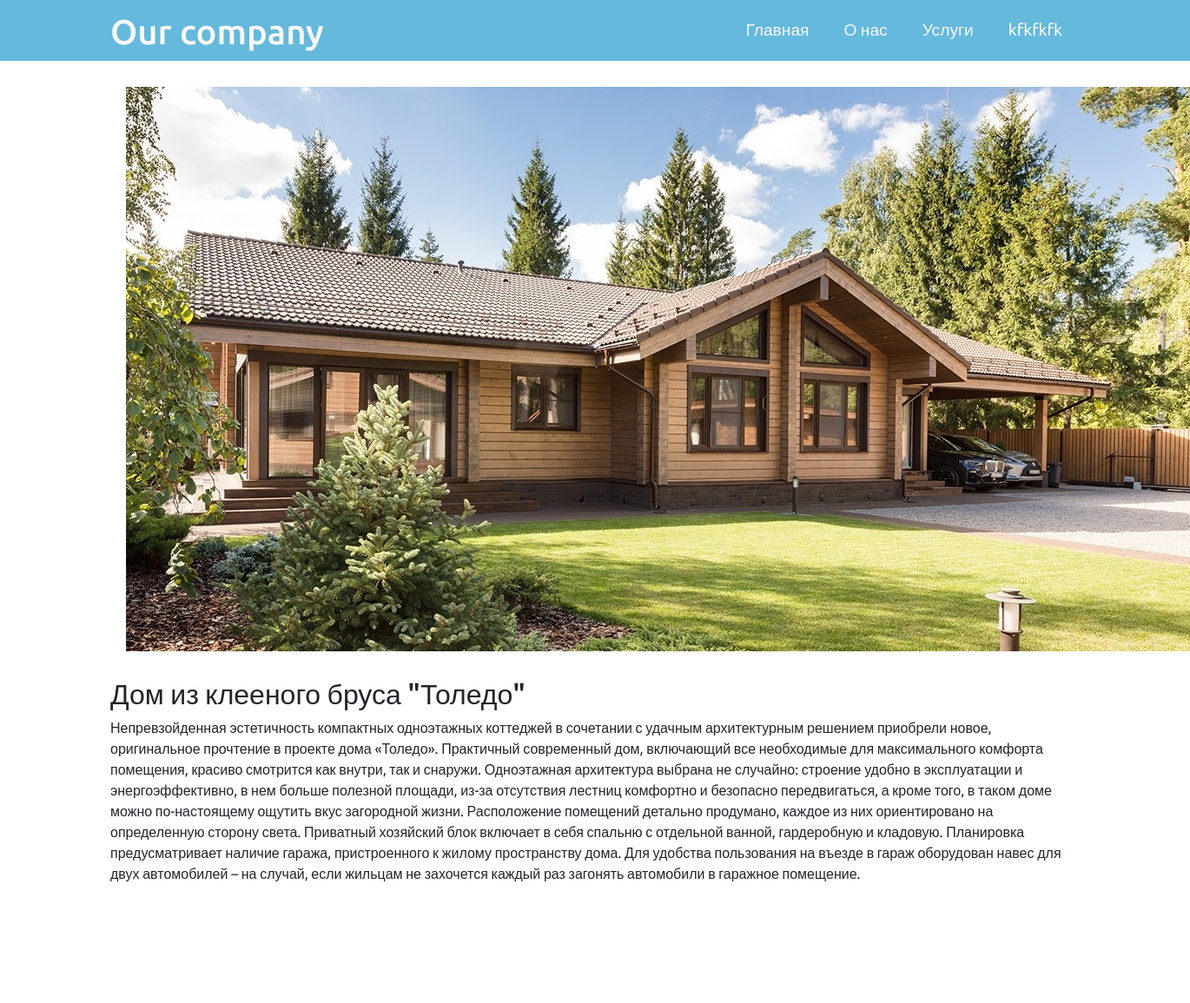
The app's page /singlePost.php?id=76 (signed in) with its own data.
### tables this page shows
CREATE TABLE `projects` (
  `Id` int NOT NULL,
  `projectName` varchar(255) NOT NULL,
  `text` varchar(8000) NOT NULL,
  `imageName` varchar(255) NOT NULL
);

### app/database/db.php (called while the page is built, shortened)
<?php
require'connect.php';
function dbCheckError($query){
    $errInfo = $query->errorInfo();
    return true;
}
function selectOne($table, $params =[]){
    global $pdo;
    $sql = "SELECT * FROM $table";
    if(!empty($params)){
        $i=0;
        foreach($params as $key => $value){
            if($i===0){
                $sql = $sql . " WHERE $key = $value";
            }
            else{
                $sql = $sql . " AND $key = $value";
            }
            $i++;
        }
    }
    $query = $pdo->prepare($sql);
    $query->execute();
    return $query->fetch();
}

### app/controllers/users.php (called while the page is built, shortened)
<?php
include ("app/database/db.php");
if ($_SERVER['REQUEST_METHOD'] === 'GET' && isset($_GET['id'])) {
    $post = selectOne('projects', ['Id' => $_GET['id']]);
    $name = $post['projectName'];
    $description = $post['text'];
    $photo = $post['imageName'];
}

### singlePost.php (the view, shortened to what this page needs)
<?php include 'app/controllers/users.php' ?>
<!doctype html>
<html lang="en">
<head>
    <link href="https://cdn.jsdelivr.net/npm/bootstrap@5.3.2/dist/css/bootstrap.min.css" rel="stylesheet">
    <link rel="stylesheet" href="assets/css/styles.css">
</head>
<body>
<?php include("app/include/header.php"); ?>
<div class="container">
    <div class="content row">
        <div class="main-content ">
            <div class="single-post row">
                <?php if ($photo == ''): ?>
                    <div class="single-post-img">
                        <img src="assets/images/2.png" alt="" class=">
                    </div>
                <?php else: ?>
                    <div class="single-post-img">
                        <img src="assets/images/posts/<?=$photo?>" alt="">
                    </div>
                <?php endif ?>
                <div class="post-text">
                    <h2><?=$name?></h2>
                    <p class="preview-text"><?=$description?></p>
                </div>
            </div>
        </div>
    </div>
</div>
<?php include("app/include/footer.php"); ?>
</body>
</html>

### assets/css/styles.css (style rules this page uses)
* { font-family: 'Ubuntu', sans-serif; margin: 0; padding: 0; }
.single-post-img { text-align: center; padding: 30px; }

### records on screen
projects: imageName (picture), projectName "Дом из клееного бруса \"Толедо\"", text "Непревзойденная эстетичность компактных одноэтажных коттеджей в сочетании с удачным архитектурным решением приобрели новое, оригинальное прочтение в проекте дома «Толедо». Практичный современный дом, включающий все необходимые для максимального комфорта помещения, красиво смотрится как внутри, так и снаружи. Одноэтажная архитектура выбрана не случайно: строение удобно в эксплуатации и энергоэффективно, в нем больше полезной площади, из-за отсутствия лестниц комфортно и безопасно передвигаться, а кроме того, в таком доме можно по-настоящему ощутить вкус загородной жизни. Расположение помещений детально продумано, каждое из них ориентировано на определенную сторону света. Приватный хозяйский…"

### other values on screen
$_SESSION['login'] "kfkfkfk"
